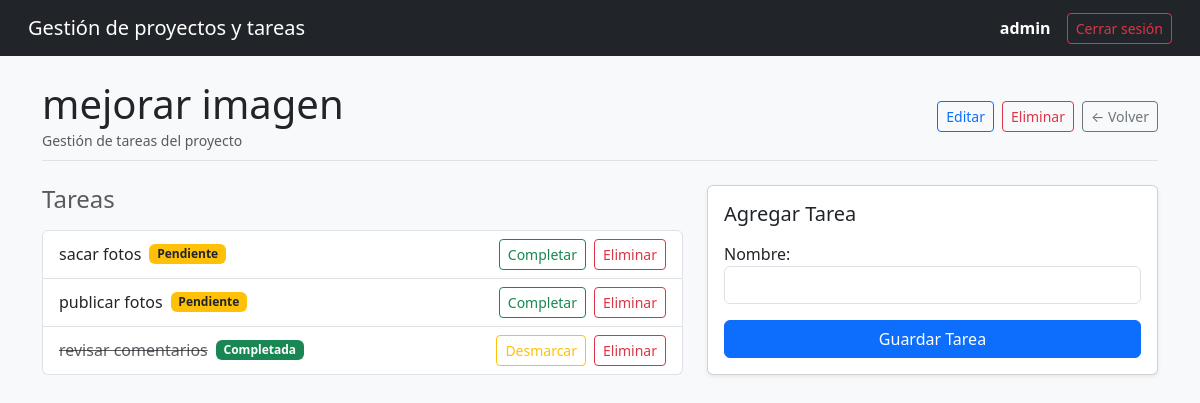
Page /proyecto/8/ (signed in) on the committed database.
### core/models.py (models this page shows, shortened)
class Proyecto(models.Model):
    nombre = models.CharField(max_length=100)
    usuario = models.ForeignKey(User, on_delete=models.CASCADE, related_name='proyectos') # 1 usuario varios proyectos
    fecha_creacion = models.DateTimeField(auto_now_add=True)

class Tarea(models.Model):
    nombre = models.CharField(max_length=100)
    proyecto = models.ForeignKey(Proyecto, on_delete=models.CASCADE, related_name='tareas') # 1 proyecto varias tareas
    usuario = models.ForeignKey(User, on_delete=models.CASCADE, related_name='tareas') # 1 usuario varias tareas
    completada = models.BooleanField(default=False)
    fecha_creacion = models.DateTimeField(auto_now_add=True)

### core/views.py (the view)
# urls.py: path('proyecto/<int:pk>/', proyecto_detalle, name='proyecto_detalle'),
@login_required
def proyecto_detalle(request, pk):
    proyecto = get_object_or_404(Proyecto, pk=pk)# Obtener el registro de la base de datos
    if request.method == 'POST':
        form = TareaForm(request.POST)
        if form.is_valid():
            tarea = form.save(commit=False)
            tarea.proyecto = proyecto
            tarea.usuario = request.user
            tarea.save()
            return redirect('proyecto_detalle', pk=proyecto.pk)
    else:
        form = TareaForm()
    return render(request, 'core/proyecto_detalle.html', {'proyecto': proyecto, 'form': form})

### core/forms.py (shortened to what this page needs)
class TareaForm(forms.ModelForm):
    class Meta:
        model = Tarea
        fields = ['nombre',]
        widgets={
            'nombre': forms.TextInput(attrs={'class': 'form-control'}),
        }

### core/templates/core/proyecto_detalle.html (shortened to what this page needs)
{% extends 'base.html' %}
{% block content %}
<div class="d-flex justify-content-between align-items-center mb-4 pb-2 border-bottom">
    <div>
        <h1 class="mb-0">{{ proyecto.nombre }}</h1>
        <small class="text-muted">Gestión de tareas del proyecto</small>
    </div>
    <div class="d-flex gap-2">
        <a href="{% url 'editar_proyecto' proyecto.pk %}" class="btn btn-outline-primary btn-sm">
            Editar
        </a>
        <a href="{% url 'eliminar_proyecto' proyecto.pk %}" class="btn btn-outline-danger btn-sm">
            Eliminar
        </a>
        <a href="{% url 'lista_proyectos' %}" class="btn btn-outline-secondary btn-sm">
            &larr; Volver
        </a>
    </div>
</div>
<div class="row">
    <div class="col-md-7 mb-4">
        <h4 class="text-muted mb-3">Tareas</h4>
        <ul class="list-group">
            {% for tarea in proyecto.tareas.all %}
                <li class="list-group-item d-flex justify-content-between align-items-center">
                    <div class="d-flex align-items-center gap-2">
                        <span class="{% if tarea.completada %}text-decoration-line-through text-muted{% endif %}">
                            {{ tarea.nombre }}
                        </span>
                        {% if tarea.completada %}
                            <span class="badge bg-success">Completada</span>
                        {% else %}
                            <span class="badge bg-warning text-dark">Pendiente</span>
                        {% endif %}
                    </div>
                    <div class="d-flex gap-2 align-items-center">
                        <form method="POST" action="{% url 'alternar_tarea' tarea.pk %}" class="d-inline">
                            {% if tarea.completada %}
                                <button type="submit" class="btn btn-outline-warning btn-sm">Desmarcar</button>
                            {% else %}
                                <button type="submit" class="btn btn-outline-success btn-sm">Completar</button>
                            {% endif %}
                        </form>
                        <form method="POST" action="{% url 'eliminar_tarea' tarea.pk %}" class="d-inline" onsubmit="return confirm('¿Seguro que deseas eliminar esta tarea?');">
                            <button type="submit" class="btn btn-outline-danger btn-sm">Eliminar</button>
                        </form>
                    </div>
                </li>
            {% empty %}
                <li class="list-group-item text-muted">
                    No hay tareas registradas en este proyecto todavía.
                </li>
            {% endfor %}
        </ul>
    </div>
    <div class="col-md-5">
        <div class="card shadow-sm">
            <div class="card-body">
                <h5 class="card-title mb-3">Agregar Tarea</h5>
                <form method="POST">
                    {{ form.as_p }}
                    <button type="submit" class="btn btn-primary w-100">Guardar Tarea</button>
                </form>
            </div>
        </div>
    </div>
</div>
{% endblock %}

### templates/base.html (shortened to what this page needs)
<!DOCTYPE html>
<html lang="es">
<head>
    <link
        href="https://cdn.jsdelivr.net/npm/bootstrap@5.3.3/dist/css/bootstrap.min.css" rel="stylesheet">
</head>
<body class='bg-light'>
<nav class='navbar navbar-expand-lg navbar-dark bg-dark px-3 mb-4'>
    <div class='container-fluid'>
        <a class='navbar-brand' href={% url 'home' %}>Gestión de proyectos y tareas</a>
        <div class='d-flex align-items-center gap-2'>
        {% if user.is_authenticated %}
            <span class='text-white me-2'><strong>{{user.username}}</strong></span>
            <form method='POST' action={% url 'logout' %} class='d-inline'>
                <button type='submit' class='btn btn-outline-danger btn-sm'>Cerrar sesión</button>
            </form>
        {% else %}
            <a href= {% url 'login' %} class='btn btn-outline-light btn-sm'>Ingresar </a>
            <a href ="{% url 'registro' %}" class='btn btn-primary btn-sm'>Registrarme </a>
        {% endif %}
        </div>
    </div>
</nav>
<main class='container my-4'>
    {% block content %}
    {% endblock %}
</main>
</body>
</html>

### rows in the picture
Proyecto: nombre "mejorar imagen"
Tarea: nombre "sacar fotos", completada "Pendiente"
Tarea: nombre "publicar fotos", completada "Pendiente"
Tarea: nombre "revisar comentarios", completada "Completada"

### other values in the picture
{{ user.username }} "admin"
